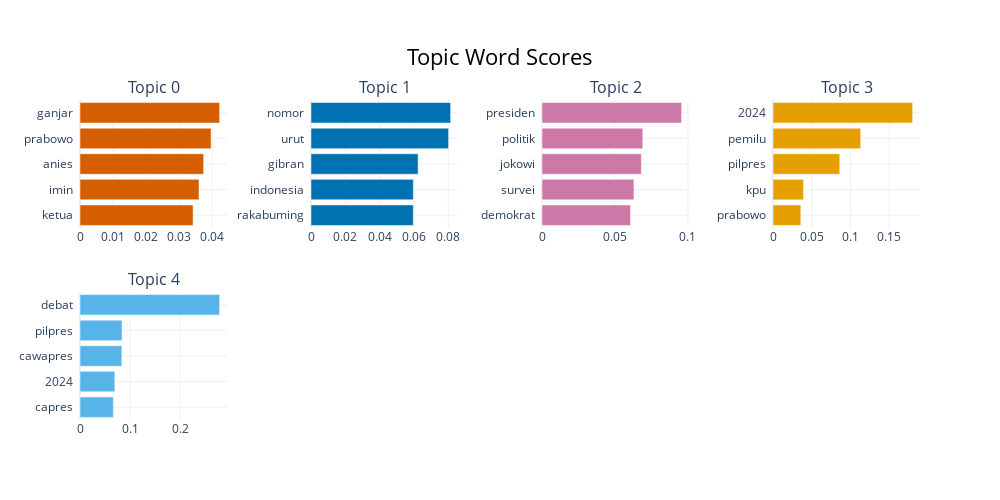

The code cell stored with this chart in its notebook:
### Code cell
topic_model.visualize_barchart()
# frekuensi tiap kata pada representasi topik untuk setiap cluster atau topik

### Figure 1 — Plotly figure (JSON) as saved in the notebook; plotly's stock layout.template omitted (floating-point values rounded to 4 significant figures)
{"data": [{"marker": {"color": "#D55E00"}, "orientation": "h", "type": "bar", "x": [0.03424, 0.03604, 0.03745, 0.03969, 0.04228], "xaxis": "x", "y": ["ketua  ", "imin  ", "anies  ", "prabowo  ", "ganjar  "], "yaxis": "y"}, {"marker": {"color": "#0072B2"}, "orientation": "h", "type": "bar", "x": [0.05957, 0.05959, 0.06239, 0.08013, 0.08135], "xaxis": "x2", "y": ["rakabuming  ", "indonesia  ", "gibran  ", "urut  ", "nomor  "], "yaxis": "y2"}, {"marker": {"color": "#CC79A7"}, "orientation": "h", "type": "bar", "x": [0.06064, 0.06298, 0.06807, 0.06904, 0.09567], "xaxis": "x3", "y": ["demokrat  ", "survei  ", "jokowi  ", "politik  ", "presiden  "], "yaxis": "y3"}, {"marker": {"color": "#E69F00"}, "orientation": "h", "type": "bar", "x": [0.03597, 0.03951, 0.08627, 0.1133, 0.1805], "xaxis": "x4", "y": ["prabowo  ", "kpu  ", "pilpres  ", "pemilu  ", "2024  "], "yaxis": "y4"}, {"marker": {"color": "#56B4E9"}, "orientation": "h", "type": "bar", "x": [0.0665, 0.06953, 0.08354, 0.08393, 0.2789], "xaxis": "x5", "y": ["capres  ", "2024  ", "cawapres  ", "pilpres  ", "debat  "], "yaxis": "y5"}], "layout": {"annotations": [{"font": {"size": 16}, "showarrow": false, "text": "Topic 0", "x": 0.0875, "xanchor": "center", "xref": "paper", "y": 1, "yanchor": "bottom", "yref": "paper"}, {"font": {"size": 16}, "showarrow": false, "text": "Topic 1", "x": 0.3625, "xanchor": "center", "xref": "paper", "y": 1, "yanchor": "bottom", "yref": "paper"}, {"font": {"size": 16}, "showarrow": false, "text": "Topic 2", "x": 0.6375, "xanchor": "center", "xref": "paper", "y": 1, "yanchor": "bottom", "yref": "paper"}, {"font": {"size": 16}, "showarrow": false, "text": "Topic 3", "x": 0.9125, "xanchor": "center", "xref": "paper", "y": 1, "yanchor": "bottom", "yref": "paper"}, {"font": {"size": 16}, "showarrow": false, "text": "Topic 4", "x": 0.0875, "xanchor": "center", "xref": "paper", "y": 0.4, "yanchor": "bottom", "yref": "paper"}], "height": 500, "hoverlabel": {"bgcolor": "white", "font": {"family": "Rockwell", "size": 16}}, "showlegend": false, "title": {"font": {"color": "Black", "size": 22}, "text": "Topic Word Scores", "x": 0.5, "xanchor": "center", "yanchor": "top"}, "width": 1000, "xaxis": {"anchor": "y", "domain": [0, 0.175], "showgrid": true}, "xaxis2": {"anchor": "y2", "domain": [0.275, 0.45], "showgrid": true}, "xaxis3": {"anchor": "y3", "domain": [0.55, 0.725], "showgrid": true}, "xaxis4": {"anchor": "y4", "domain": [0.825, 1], "showgrid": true}, "xaxis5": {"anchor": "y5", "domain": [0, 0.175], "showgrid": true}, "xaxis6": {"anchor": "y6", "domain": [0.275, 0.45], "showgrid": true}, "xaxis7": {"anchor": "y7", "domain": [0.55, 0.725], "showgrid": true}, "xaxis8": {"anchor": "y8", "domain": [0.825, 1], "showgrid": true}, "yaxis": {"anchor": "x", "domain": [0.6, 1], "showgrid": true}, "yaxis2": {"anchor": "x2", "domain": [0.6, 1], "showgrid": true}, "yaxis3": {"anchor": "x3", "domain": [0.6, 1], "showgrid": true}, "yaxis4": {"anchor": "x4", "domain": [0.6, 1], "showgrid": true}, "yaxis5": {"anchor": "x5", "domain": [0, 0.4], "showgrid": true}, "yaxis6": {"anchor": "x6", "domain": [0, 0.4], "showgrid": true}, "yaxis7": {"anchor": "x7", "domain": [0, 0.4], "showgrid": true}, "yaxis8": {"anchor": "x8", "domain": [0, 0.4], "showgrid": true}}}
